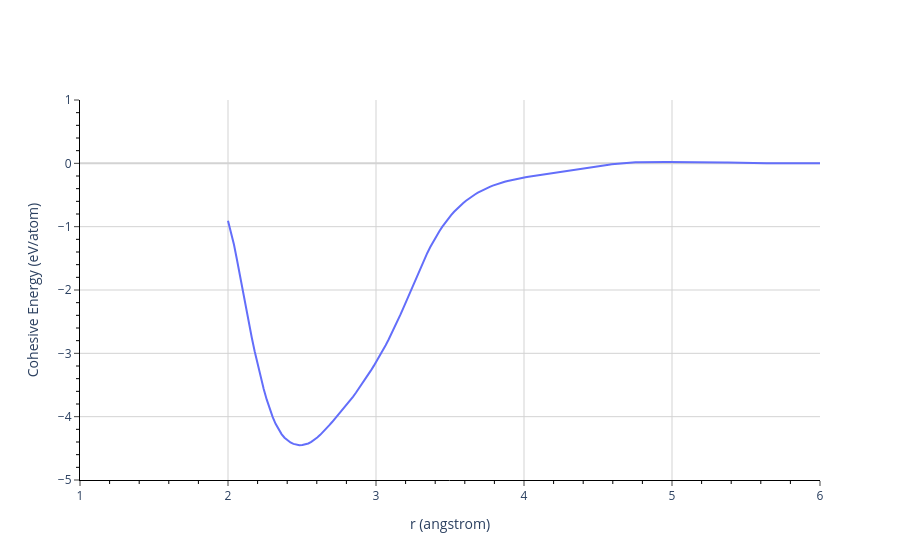

Write notebook code for a chart like this one.
### Markdown cell above
### 4.2. Report results

Values returned in the results_dict:
- **'r_values'** (*numpy.array of float*) - All interatomic spacings, r, explored.
- **'a_values'** (*numpy.array of float*) - All unit cell a lattice constants corresponding to the values explored.
- **'Ecoh_values'** (*numpy.array of float*) - The computed cohesive energies for each r value.
- **'min_cell'** (*list of atomman.System*) - Systems corresponding to the minima identified in the Ecoh_values.

### Code cell
length_unit = 'angstrom'
energy_unit = 'eV'

Ecoh = uc.get_in_units(results_dict['Ecoh_values'], energy_unit)
r = uc.get_in_units(results_dict['r_values'], length_unit)

Emin = floor(Ecoh.min())
if Emin < -10: 
    Emin = -10

fig = go.Figure()
fig.add_trace(go.Scatter(x=r, y=Ecoh, mode='lines'))
# Edit the layout
fig.update_layout(
    xaxis=dict(title = dict(text = f'r ({length_unit})')),
    yaxis=dict(title = dict(text = f'Cohesive Energy ({energy_unit}/atom)')),
    paper_bgcolor='white',
    plot_bgcolor='white',
)
axes_settings = dict(ticks='outside', showline=True, linecolor='black',
                gridcolor='lightgrey', minor=dict(tickcolor='black', ticks='outside'),
                zeroline=True, zerolinecolor='lightgrey')
fig.update_xaxes(range=[1, 6], **axes_settings)
fig.update_yaxes(range=[Emin, 1], **axes_settings)
iplot(fig)

### Figure 1 — Plotly figure (JSON) as saved in the notebook; plotly's stock layout.template omitted (floating-point values rounded to 4 significant figures; data arrays with more than 128 entries replaced by an {"elided": "..."} marker saying what was removed)
{"data": [{"mode": "lines", "type": "scatter", "x": {"elided": "200 float values"}, "y": {"elided": "200 float values"}}], "layout": {"paper_bgcolor": "white", "plot_bgcolor": "white", "xaxis": {"gridcolor": "lightgrey", "linecolor": "black", "minor": {"tickcolor": "black", "ticks": "outside"}, "range": [1, 6], "showline": true, "ticks": "outside", "title": {"text": "r (angstrom)"}, "zeroline": true, "zerolinecolor": "lightgrey"}, "yaxis": {"gridcolor": "lightgrey", "linecolor": "black", "minor": {"tickcolor": "black", "ticks": "outside"}, "range": [-5, 1], "showline": true, "ticks": "outside", "title": {"text": "Cohesive Energy (eV/atom)"}, "zeroline": true, "zerolinecolor": "lightgrey"}}}
